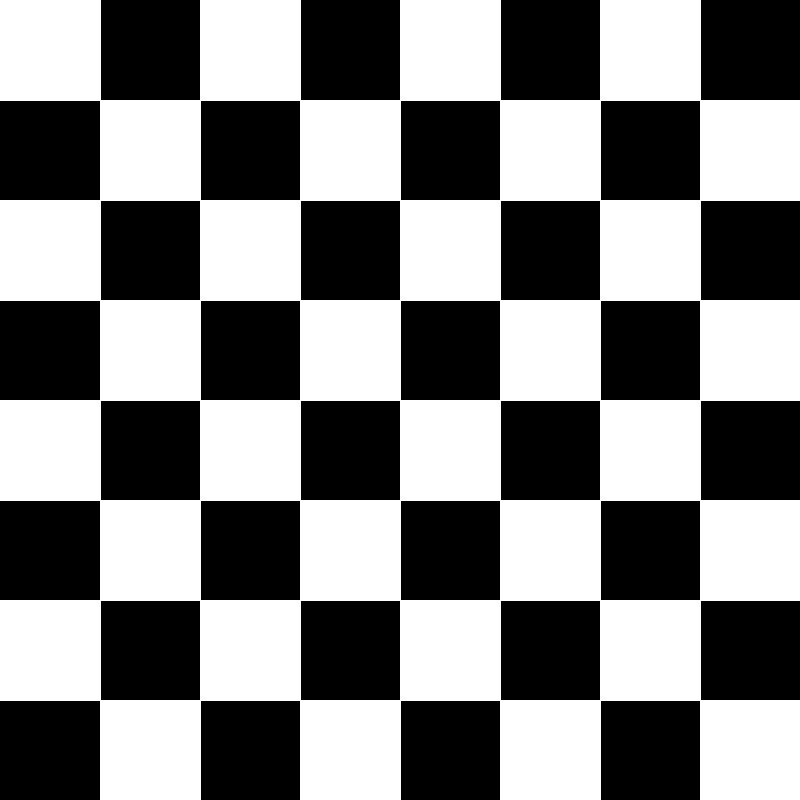
#> input picture imgs/chess.jpg, 800 x 800 px, given in place of the camera
$ jupyter execute 'Práctica1.ipynb'   (text cells are left out)
#> lines starting #> are read from the running program, lines starting #| are printed output that depends on the picture
[cell 1]
import cv2
import numpy as np
import matplotlib.pyplot as plt

[cell 2]
# Dimensiones
height = 800
width = 800

color_img = np.zeros((height,width,3), dtype = np.uint8)


# Tablero 8x8
dimension=8
square_size=(width//dimension)

print(f"Las Dimensiones de la imagen son: {color_img.shape}")
print(f"Las dimensiones del ajedrez son: {dimension}x{dimension}")
print(f"El tamaño de cada lado del cuadrado será: {square_size}")
#print(f"Las posiciones de los cuadrados serán: {positions}")

# Colores:
#White:
color1=(255,255,255)
#Black:
color2=(0,0,0)

square_color=color1
offset = False

for row in range(0, height, height//dimension):
    current_offset = int(offset) * square_size

    for column in range(0, width, width//dimension):

        # if((row + column)%2==0):
        if(((row // square_size) + (column // square_size)) & 1 == 0):
            square_color=color1
        else:
            square_color=color2

        cv2.rectangle(color_img,
                      (row+current_offset,column),
                      (row+current_offset+square_size,column+square_size),
                      square_color,
                      -1)
        offset = not offset

#Visualiza con matplotlib (sin especificar el mapa de color gris)
plt.imshow(color_img)
# Guardar imagen en el directorio
plt.savefig("imgs/chess_8x8_B&W.jpg")

plt.show()

[cell 3]
# Dimensiones
height = 800
width = 800

color_img = np.zeros((height,width,3), dtype = np.uint8)


# Tablero 8x8
dimension=8
square_size=(width//dimension)

print(f"Las Dimensiones de la imagen son: {color_img.shape}")
print(f"Las dimensiones del ajedrez son: {dimension}x{dimension}")
print(f"El tamaño de cada lado del cuadrado será: {square_size}")
#print(f"Las posiciones de los cuadrados serán: {positions}")

# Colores:
#White:
color1=(255,153,204)
#Black:
color2=(204,255,204)

square_color=color1
offset = False

for row in range(0, height, height//dimension):
    current_offset = int(offset) * square_size

    for column in range(0, width, width//dimension):

        # if((row + column)%2==0):
        if(((row // square_size) + (column // square_size)) & 1 == 0):
            square_color=color1
        else:
            square_color=color2

        cv2.rectangle(color_img,
                      (row+current_offset,column),
                      (row+current_offset+square_size,column+square_size),
                      square_color,
                      -1)
        offset = not offset

#Visualiza con matplotlib (sin especificar el mapa de color gris)
plt.imshow(color_img)
# Guardar imagen en el directorio
plt.savefig("imgs/chess_8x8_colored.jpg")

plt.show()

[cell 4]
# Dimensiones
height = 800
width = 800

color_img = np.zeros((height,width,3), dtype = np.uint8)


# Tablero 8x8
dimension=16
square_size=(width//dimension)

print(f"Las Dimensiones de la imagen son: {color_img.shape}")
print(f"Las dimensiones del ajedrez son: {dimension}x{dimension}")
print(f"El tamaño de cada lado del cuadrado será: {square_size}")
#print(f"Las posiciones de los cuadrados serán: {positions}")

# Colores:
#White:
color1=(255,153,204)
#Black:
color2=(204,255,204)

square_color=color1
offset = False

for row in range(0, height, height//dimension):
    current_offset = int(offset) * square_size

    for column in range(0, width, width//dimension):

        # if((row + column)%2==0):
        if(((row // square_size) + (column // square_size)) & 1 == 0):
            square_color=color1
        else:
            square_color=color2

        cv2.rectangle(color_img,
                      (row+current_offset,column),
                      (row+current_offset+square_size,column+square_size),
                      square_color,
                      -1)
        offset = not offset

#Visualiza con matplotlib (sin especificar el mapa de color gris)
plt.imshow(color_img)
# Guardar imagen en el directorio
plt.savefig("imgs/chess_16x16_colored.jpg")

plt.show()

[cell 5]
height = 800
width = 800

img = np.full((height, width, 3), 255, dtype=np.uint8)

red = (255,0,0)
blue = (0,0,255)
yellow = (255,255,0)
gray = (230, 230, 230)
white = (255, 255, 255)
black = (0, 0, 0)

rectangles = [
    [(0, 0), (200, 50), gray],
    [(200, 0), (500, 50), white],
    [(500, 0), (750, 50), yellow],
    [(750, 0), (800, 575), gray],
    [(0, 50), (100, 275), white],
    [(100, 50), (500, 475), red],
    [(500, 50), (750, 275), yellow],
    [(0, 275), (100, 575), gray],
    [(500, 275), (625, 475), white],
    [(625, 275), (750, 475), white],
    [(100, 475), (300, 675), black],
    [(0, 575), (100, height), yellow],
    [(300, 475), (500, 575), gray],
    [(500, 575), (750, 750), blue],
    [(750, 575), (height, width), red],
    [(300, 675), (500, 750), black],
    [(100, 675), (300, height), gray],
    [(300, 750), (750, height), white],
    [(300, 575), (500, 675), gray],
    [(500, 475), (750, 575), white],
]

for i, rectangle in enumerate(rectangles):
    cv2.rectangle(img, rectangle[0], rectangle[1], rectangle[2], -1)
    cv2.rectangle(img, rectangle[0], rectangle[1], (0, 0, 0), 5)

plt.imshow(img)
plt.show()

cv2.imwrite('imgs/mondrian.jpg', cv2.cvtColor(img, cv2.COLOR_RGB2BGR))

[cell 6]
from enum import Enum

class Tarea3(Enum):
    NEGATIVE = 0
    INVERT_GREEN = 1
    INVERT_RED = 2
    INVERT_BLUE = 3

    @classmethod
    def apply_transformation(cls, image, transformation):
        methods_map = {
            cls.NEGATIVE: cls.negative_image,
            cls.INVERT_GREEN: cls.invert_green,
            cls.INVERT_RED: cls.invert_red,
            cls.INVERT_BLUE: cls.invert_blue
        }
        if transformation in methods_map:
            return methods_map[transformation](image)
        else:
            raise ValueError(f"Transformación {transformation} no válida")

    @staticmethod
    def negative_image(image):
        return 255 - image

    @staticmethod
    def invert_green(image):
        image = image.copy()
        image[:,:,1] = 255 - image[:,:,1]
        return image

    # [11 lines left out: functions invert_red, invert_blue, not called in this run]

    @staticmethod
    def change_color_percentage(image, r=1, g=1, b=1):
        image = image.copy()
        image[:,:,0] = (image[:,:,0] * r) if r != -1 else 255 - image[:,:,0]
        image[:,:,1] = (image[:,:,1] * g) if g != -1 else 255 - image[:,:,1]
        image[:,:,2] = (image[:,:,2] * b)if b != -1 else 255 - image[:,:,2]
        return image

[cell 7]
video = cv2.VideoCapture(0)
current_method = Tarea3.NEGATIVE

methods_map = {
    49: Tarea3.NEGATIVE,
    50: Tarea3.INVERT_GREEN,
    51: Tarea3.INVERT_BLUE,
    52: Tarea3.INVERT_RED
}

while True:
    ret, frame = video.read()
#> frame is the input picture: shape (800, 800, 3); min 0, max 255, mean 129.7

    if ret:
        transformed = Tarea3.apply_transformation(frame, current_method)
        cv2.imshow('RGB', transformed)

    pressed_key = cv2.waitKey(20) & 0xFF
#> (key Esc is pressed here)

    if pressed_key == 27:
        break
    elif pressed_key in methods_map:
        current_method = methods_map[pressed_key]

video.release()
cv2.destroyAllWindows()

[cell 8]
image = cv2.imread('imgs/happy_hamster.jpg', cv2.IMREAD_COLOR_RGB)
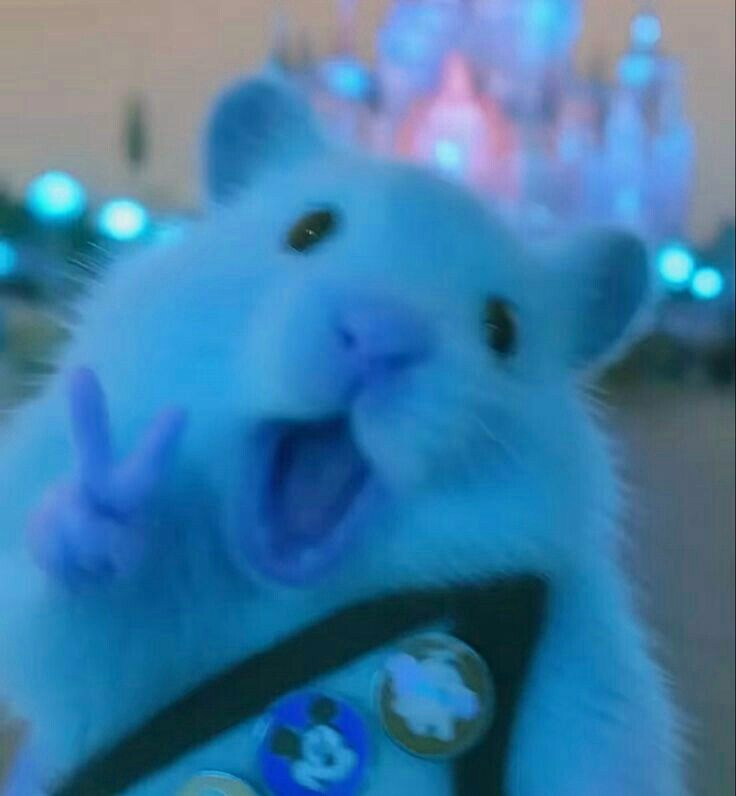
#> input picture imgs/happy_hamster.jpg, 736 x 796 px
#> image is the input picture: shape (796, 736, 3); mean B, G, R 164.6, 122.3, 61.6
plt.imshow(image)
plt.show()

[cell 9]
plt.imshow(img := Tarea3.apply_transformation(image, Tarea3.NEGATIVE))
plt.show()
cv2.imwrite("imgs/happy_hamster_negative.jpg", cv2.cvtColor(img, cv2.COLOR_RGB2BGR))
#> Out = True

[cell 10]
plt.imshow(img := Tarea3.apply_transformation(image, Tarea3.INVERT_GREEN))
plt.show()
cv2.imwrite("imgs/happy_hamster_green_negative.jpg", cv2.cvtColor(img, cv2.COLOR_RGB2BGR))
#> Out = True

[cell 11]
plt.imshow(img := Tarea3.change_color_percentage(image, -1, 0.12, 0))
plt.show()
cv2.imwrite("imgs/happy_hamster_random.jpg", cv2.cvtColor(img, cv2.COLOR_RGB2BGR))
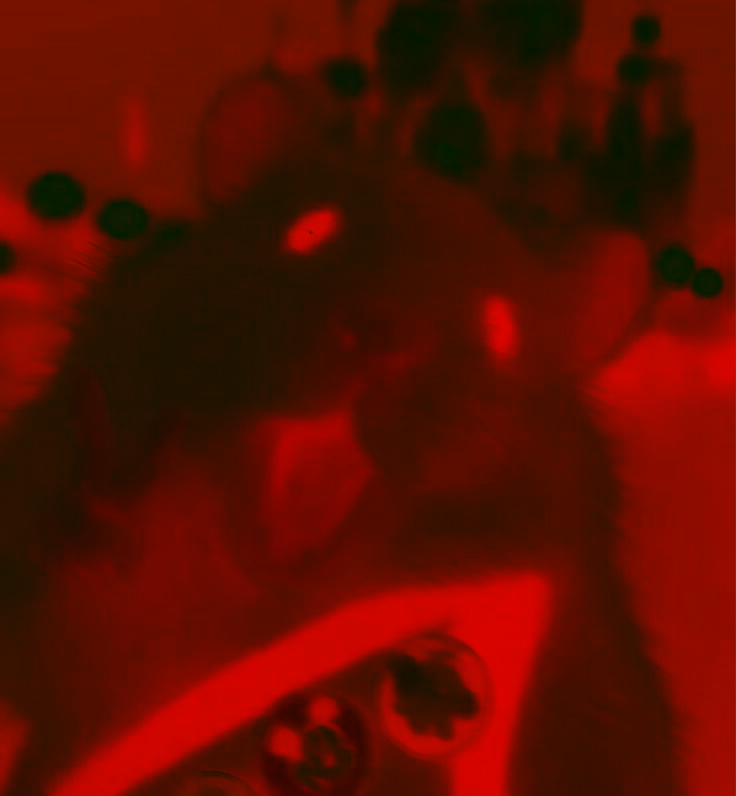
#> saved as happy_hamster_random.jpg: shape (796, 736, 3); mean B, G, R 0, 14.2, 90.4
#> Out = True

[cell 12]
def darkest_pixel_index(image):
    y, x, *_ = np.unravel_index(np.argmin(image), image.shape)
    return (x, y)

[cell 13]
def lightest_pixel_index(image):
    y, x, *_ = np.unravel_index(np.argmax(image), image.shape)
    return (x, y)

[cell 14]
def put_text_inside(
    img,
    text,
    pos,
    font=cv2.FONT_HERSHEY_SIMPLEX,
    scale=0.6,
    color=(0,0,0),
    thickness=1,
    offset=(10, -10)
):
    h, w = img.shape[:2]
    (text_w, text_h), _ = cv2.getTextSize(text, font, scale, thickness)

    x = pos[0] + offset[0]
    y = pos[1] + offset[1]

    if x < 0:
        x = 0
    if x + text_w > w:
        x = w - text_w
    if y - text_h < 0:
        y = text_h
    if y > h - 1:
        y = h - 1

    cv2.putText(img, text, (x, y), font, scale, color, thickness, cv2.LINE_AA)

[cell 15]
vid = cv2.VideoCapture(0)

font = cv2.FONT_HERSHEY_TRIPLEX

mouse_event_flag = 0
mouse_coordinates = -1

def find_max_and_min_pixel(frame):
    gray_vid = cv2.cvtColor(frame, cv2.COLOR_BGR2GRAY)

    return cv2.minMaxLoc(gray_vid)

max_color = (100,0,100)
min_color = (50,0,200)

while(True):
    ret, frame = vid.read()

    if ret:
        min_px, max_px, min_px_coordinates, max_px_coordinates = find_max_and_min_pixel(frame)
#> min_px = 0; max_px = 255; min_px_coordinates = (101, 0); max_px_coordinates = (0, 0)

        cv2.circle(frame, min_px_coordinates, 10, min_color, 2)
        cv2.circle(frame, max_px_coordinates, 10, max_color, 2)

        # Se usa la función creada para que el texto no salga de la imagen
        put_text_inside(frame, f"Darker: {min_px}", min_px_coordinates,
                        font=cv2.FONT_HERSHEY_TRIPLEX, scale=0.5, color=min_color, thickness=1)
#> in put_text_inside, `x = pos[0] + offset[0]`: x = 111
#> in put_text_inside, `y = pos[1] + offset[1]`: y = -10

        put_text_inside(frame, f"Lighter: {max_px}", max_px_coordinates,
                        font=cv2.FONT_HERSHEY_TRIPLEX, scale=0.5, color=max_color, thickness=1)

        cv2.imshow('Camara', frame)

    # Detenemos pulsado ESC
    if cv2.waitKey(20) == 27:
#> (key Esc is pressed here)
        break

# Libera el objeto de captura
vid.release()
# Destruye ventanas
cv2.destroyAllWindows()

[cell 16]
video = cv2.VideoCapture(0)

while True:
    ret, frame = video.read()

    if not ret:
        break

    min_index = darkest_pixel_index(frame)
#> in darkest_pixel_index, `y, x, *_ = np.unravel_index(np.argmin(image), image.shape)`: y = 0; x = 101
#> min_index = (101, 0)
    max_index = lightest_pixel_index(frame)
#> in lightest_pixel_index, `y, x, *_ = np.unravel_index(np.argmax(image), image.shape)`: y = 0
#> max_index = (0, 0)

    val_max = frame[max_index[1], max_index[0]].copy()
#> val_max = [255, 255, 255]
    val_min = frame[min_index[1], min_index[0]].copy()
#> val_min = [0, 0, 0]

    cv2.circle(frame, min_index, 5, (255, 255, 255), -1)
    cv2.circle(frame, max_index, 5, (0, 0, 0), -1)
    cv2.line(frame, min_index, max_index, (0, 255, 150), 1)

    put_text_inside(frame, str(val_max), max_index, offset=(10, -10))
    put_text_inside(frame, str(val_min), min_index, offset=(10, -10))

    cv2.imshow("RGB", frame)
    if cv2.waitKey(20) == 27:
#> (key Esc is pressed here)
        break

video.release()
cv2.destroyAllWindows()

[cell 17]
image = cv2.imread("imgs/happy_hamster.jpg", cv2.IMREAD_COLOR_RGB)
gray = cv2.cvtColor(image, cv2.COLOR_RGB2GRAY)
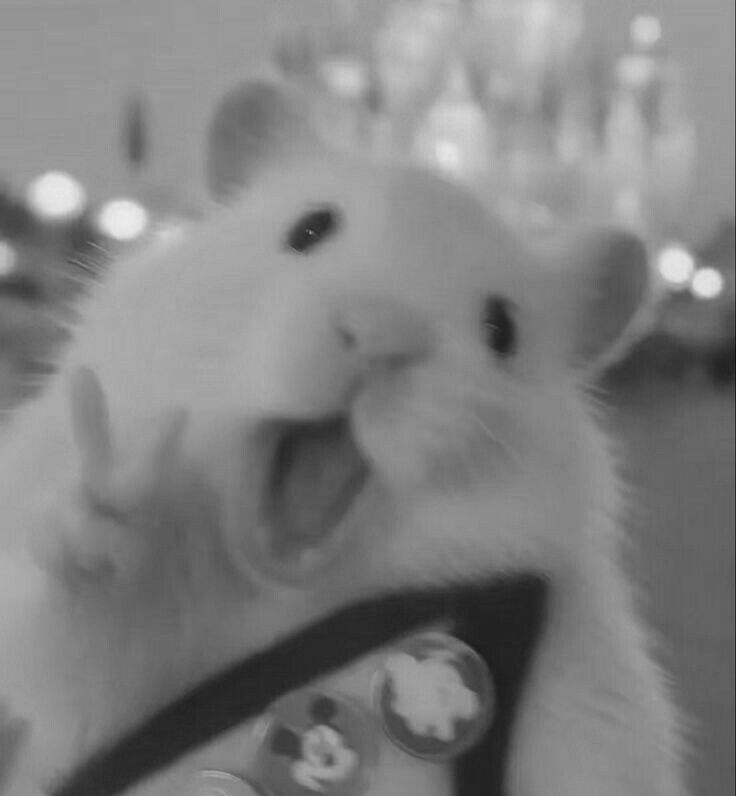
#> gray: shape (796, 736); min 15, max 239, mean 128

min_index = darkest_pixel_index(gray)
#> min_index = (735, 351)
max_index = lightest_pixel_index(gray)
#> max_index = (127, 215)

val_max = image[max_index[1], max_index[0]].copy()
#> val_max = [240, 243, 212]
val_min = image[min_index[1], min_index[0]].copy()
#> val_min = [18, 17, 0]

cv2.circle(image, min_index, 5, (255, 255, 255), -1)
cv2.circle(image, max_index, 5, (0, 0, 0), -1)
cv2.line(image, min_index, max_index, (0, 255, 150))

put_text_inside(image, str(val_max), max_index)
put_text_inside(image, str(val_min), min_index)

plt.imshow(image)
plt.show()
cv2.imwrite("imgs/happy_hamster_pixels.jpg", cv2.cvtColor(image, cv2.COLOR_RGB2BGR))
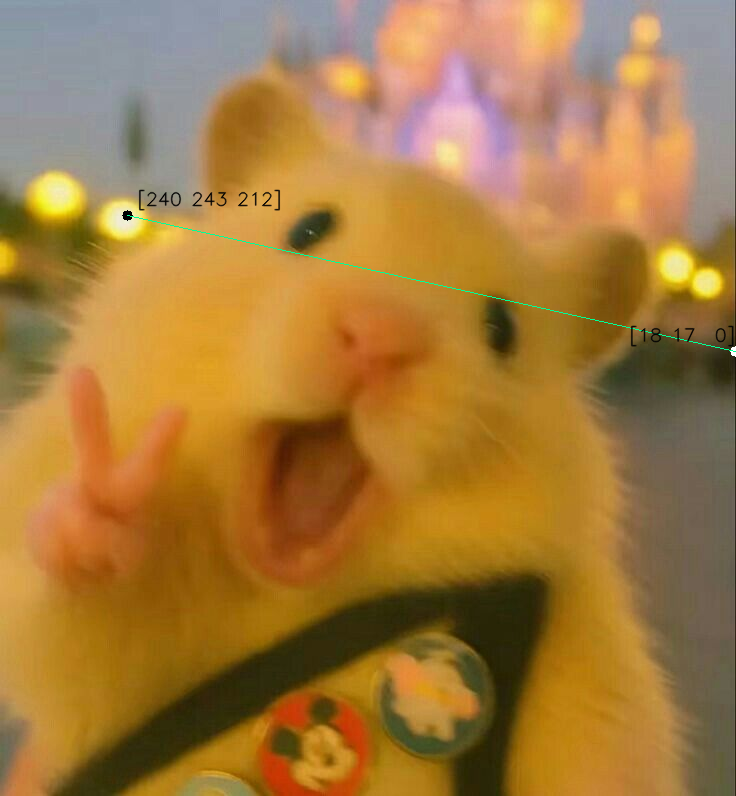
#> saved as happy_hamster_pixels.jpg: shape (796, 736, 3); mean B, G, R 61.6, 122.2, 164.2
#> Out = True

[cell 18]
vid = cv2.VideoCapture(0)

font = cv2.FONT_HERSHEY_TRIPLEX

mouse_event_flag = 0
mouse_coordinates = -1

# Bloque de dimensiones de la zona a buscar
block_size = 8

def find_max_and_min_pixel_8x8(frame):
    gray_vid = cv2.cvtColor(frame, cv2.COLOR_BGR2GRAY)

    height, width = gray_vid.shape

    vid_block = cv2.resize(gray_vid, (width//block_size, height//block_size))

    return cv2.minMaxLoc(vid_block)

max_color = (255,0,100)
min_color = (100,0,255)

while(True):
    ret, frame = vid.read()

    if ret:
        min_block, max_block, min_block_coordinates, max_block_coordinates = find_max_and_min_pixel_8x8(frame)
#> min_block = 0; max_block = 255; min_block_coordinates = (13, 0); max_block_coordinates = (0, 0)

        # Escalar coordinadas de vuelta
        min_block_coordinates_scale = ((min_block_coordinates[0]*block_size+(block_size//2)),
                                       (min_block_coordinates[1]*block_size+(block_size//2)))
#> min_block_coordinates_scale = (108, 4)
        max_block_coordinates_scale = ((max_block_coordinates[0]*block_size+(block_size//2)),
                                       (max_block_coordinates[1]*block_size+(block_size//2)))
#> max_block_coordinates_scale = (4, 4)

        cv2.circle(frame, min_block_coordinates_scale, block_size, min_color, 3)
        cv2.circle(frame, max_block_coordinates_scale, block_size, max_color, 3)

        put_text_inside(frame, f"Darker: {min_block}", min_block_coordinates_scale,
                        font=cv2.FONT_HERSHEY_TRIPLEX, scale=0.6, color=min_color, thickness=2)

        put_text_inside(frame, f"Lighter: {max_block}", max_block_coordinates_scale,
                        font=cv2.FONT_HERSHEY_TRIPLEX, scale=0.6, color=max_color, thickness=2)


        cv2.imshow('Camara', frame)

    # Detenemos pulsado ESC
    if cv2.waitKey(20) == 27:
#> (key Esc is pressed here)
        break

# Libera el objeto de captura
vid.release()
# Destruye ventanas
cv2.destroyAllWindows()

[cell 19]
video = cv2.VideoCapture(0)

while True:
    ret, frame = video.read()
    if not ret:
        break

    h, w, c = frame.shape

    current_max = float('-inf')
    current_min = float('inf')
    max_coords = None
    min_coords = None

    for y in range(0, h - 8, 8):
        for x in range(0, w - 8, 8):
            block = frame[y:y+8, x:x+8]
            value = np.mean(block)

            if value > current_max:
                current_max = value
                max_coords = (x, y)

            if value < current_min:
                current_min = value
                min_coords = (x, y)
#> after the loop, current_max = 255; current_min = 0; max_coords = (0, 0); min_coords = (104, 0)

    if min_coords:
        cv2.rectangle(frame, min_coords, (min_coords[0]+8, min_coords[1]+8), (0,255,0), 2)
    if max_coords:
        cv2.rectangle(frame, max_coords, (max_coords[0]+8, max_coords[1]+8), (0,0,255), 2)

    cv2.imshow('RGB', frame)

    if cv2.waitKey(20) == 27:
#> (key Esc is pressed here)
        break

video.release()
cv2.destroyAllWindows()

[cell 20]
video = cv2.VideoCapture(0)
block_size = 32

while True:
    ret, frame = video.read()

    if not ret:
        break

    h, w, c = frame.shape
    gray = cv2.cvtColor(frame, cv2.COLOR_BGR2GRAY)
    gray_crop = gray[:(h//block_size)*block_size-block_size,:(w//block_size)*block_size-block_size]

    kernel = np.ones((block_size, block_size), dtype=np.float32) / (block_size**2)

    avg_map = cv2.filter2D(gray_crop, -1, kernel)

    min_idx = np.unravel_index(np.argmin(avg_map), avg_map.shape)
#> min_idx = (0, 117)
    max_idx = np.unravel_index(np.argmax(avg_map), avg_map.shape)
#> max_idx = (0, 0)

    cv2.rectangle(frame, (min_idx[1], min_idx[0]), (min_idx[1]+block_size, min_idx[0]+block_size), (0,255,0), 1)
    cv2.rectangle(frame, (max_idx[1], max_idx[0]), (max_idx[1]+block_size, max_idx[0]+block_size), (0,0,255), 1)

    cv2.imshow("RGB", frame)

    if cv2.waitKey(20) == 27:
#> (key Esc is pressed here)
        break

video.release()
cv2.destroyAllWindows()

[cell 21]
#Carga imagen desde disco
pop_art_image = cv2.imread('imgs/Lip.jpg')
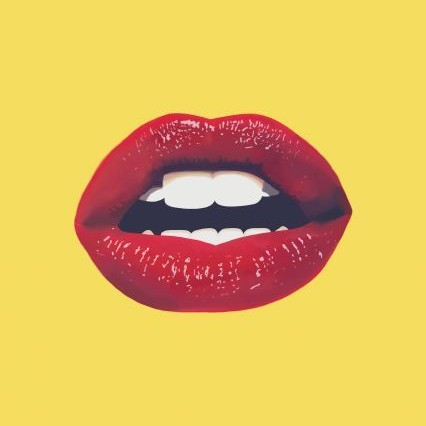
#> input picture imgs/Lip.jpg, 426 x 426 px
#> pop_art_image is the input picture: shape (426, 426, 3); mean B, G, R 93.7, 185.6, 224.7

# Convertir de BGR a RGB para que matplotlib la muestre bien
pop_art_rgb = cv2.cvtColor(pop_art_image, cv2.COLOR_BGR2RGB)
#Dimensiones
print(f"Dimensiones: {pop_art_rgb.shape}")
#| Dimensiones: (426, 426, 3)
#Muestra
plt.imshow(pop_art_rgb)
# Guardar imagen en el directorio
plt.savefig("imgs/pop_art_original_photo.jpg")
plt.show()

# Convertir a HSV
hsv = cv2.cvtColor(pop_art_rgb, cv2.COLOR_BGR2HSV)

def shift_hue(hsv_img, shift):
    hsv_copy = hsv_img.copy()
    hsv_copy[:, :, 0] = (hsv_copy[:, :, 0].astype(int) + shift) % 180
    return hsv_copy

num_circles=20
circle_size=2
circle_color=(0,0,0)

def shift_hue_and_add_circles(hsv_img, shift):
    # Shift hue
    hsv_copy = hsv_img.copy()
    hsv_copy[:, :, 0] = (hsv_copy[:, :, 0].astype(int) + shift) % 180

    # Convertir a RGB
    rgb_img = cv2.cvtColor(hsv_copy, cv2.COLOR_HSV2RGB)

    # Añadir círculos en RGB
    height, width = rgb_img.shape[:2]
    step_x = width // num_circles
    step_y = height // num_circles

    for y in range(0, height, step_y):
        for x in range(0, width, step_x):
            cv2.circle(rgb_img, (x, y), circle_size, circle_color, -1)

    return rgb_img

# Generar variaciones
hsv1 = shift_hue(hsv, 0)
hsv2 = shift_hue(hsv, 30)
hsv3 = shift_hue(hsv, 60)
hsv4 = shift_hue(hsv, 90)
hsv5 = shift_hue(hsv, 10)
hsv6 = shift_hue(hsv, 100)
hsv7 = shift_hue(hsv, 15)
hsv8 = shift_hue(hsv, 150)
hsv9 = shift_hue(hsv, 45)

imgs = [cv2.cvtColor(x, cv2.COLOR_HSV2RGB) for x in [hsv1, hsv2, hsv3, hsv4, hsv5, hsv6, hsv7, hsv8, hsv9]]
#> imgs = 9 items

# Mostrar en cuadrícula estilo pop art
fig, axs = plt.subplots(3, 3, figsize=(8, 8))
for ax, im in zip(axs.ravel(), imgs):
    ax.imshow(im)
    ax.axis("off")
#> this loop made 9 passes
plt.savefig("imgs/pop_art_applied.jpg")
plt.show()

# Generar variaciones
imgs = [
    shift_hue_and_add_circles(hsv, 0),
    shift_hue_and_add_circles(hsv, 30),
    shift_hue_and_add_circles(hsv, 60),
    shift_hue_and_add_circles(hsv, 90),
    shift_hue_and_add_circles(hsv, 10),
    shift_hue_and_add_circles(hsv, 100),
    shift_hue_and_add_circles(hsv, 15),
    shift_hue_and_add_circles(hsv, 150),
    shift_hue_and_add_circles(hsv, 45),
]

# Mostrar en cuadrícula estilo pop art
fig, axs = plt.subplots(3, 3, figsize=(8, 8))
for ax, im in zip(axs.ravel(), imgs):
    ax.imshow(im)
    ax.axis("off")
plt.savefig("imgs/pop_art_applied_with_circles.jpg")
plt.show()
